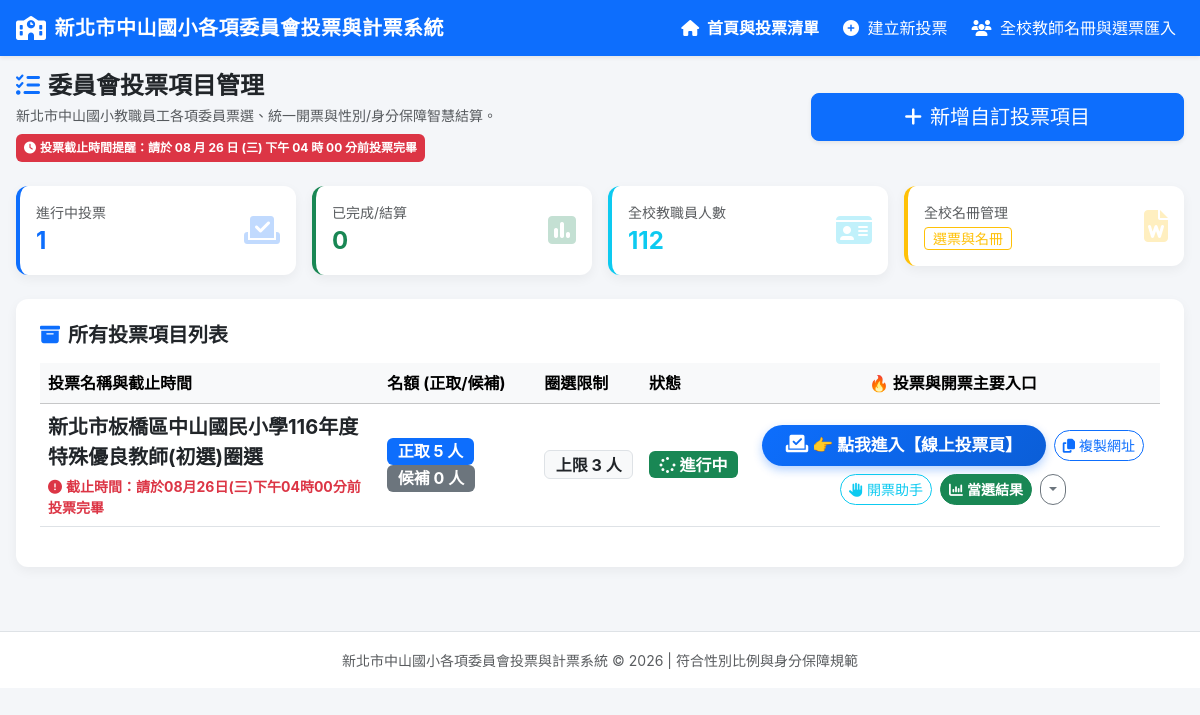
The page / on the database its author committed.
### tables this page shows
CREATE TABLE committees (
        id INTEGER PRIMARY KEY AUTOINCREMENT,
        title TEXT NOT NULL,
        description TEXT,
        seats_count INTEGER NOT NULL DEFAULT 5,
        alternate_count INTEGER NOT NULL DEFAULT 2,
        max_votes_per_ballot INTEGER NOT NULL DEFAULT 5,
        gender_rule_type TEXT NOT NULL DEFAULT 'one_third', 
        -- options: 'none', 'one_third', 'half_female', 'custom'
        min_male_count INTEGER DEFAULT 0,
        min_female_count INTEGER DEFAULT 0,
        identity_rule_type TEXT DEFAULT 'none',
        -- options: 'none', 'non_admin_half', 'custom'
        min_non_admin_count INTEGER DEFAULT 0,
        status TEXT NOT NULL DEFAULT 'draft', -- 'draft', 'active', 'closed'
        created_at DATETIME DEFAULT CURRENT_TIMESTAMP
    , auth_mode TEXT DEFAULT 'direct', show_gender INTEGER DEFAULT 1, show_admin INTEGER DEFAULT 1);

### app.py (the view)
@app.route('/')
def index():
    conn = get_db()
    cursor = conn.cursor()
    cursor.execute("SELECT * FROM committees ORDER BY id DESC")
    committees = [dict(row) for row in cursor.fetchall()]
    cursor.execute("SELECT COUNT(*) FROM teachers")
    teacher_count = cursor.fetchone()[0]
    conn.close()
    active_count = sum(1 for c in committees if c['status'] == 'active')
    closed_count = sum(1 for c in committees if c['status'] == 'closed')
    return render_template('index.html',
                           committees=committees,
                           active_count=active_count,
                           closed_count=closed_count,
                           teacher_count=teacher_count)

### db.py (called while the page is built)
def get_db():
    conn = sqlite3.connect(DB_PATH)
    conn.row_factory = sqlite3.Row
    return conn

### templates/index.html (shortened to what this page needs)
{% extends 'base.html' %}
{% block content %}
<div class="row mb-3 mb-md-4 align-items-center">
    <div class="col-md-8">
        <h3 class="fw-bold text-dark mb-1 fs-4 fs-md-3">
            <i class="fa-solid fa-list-check text-primary me-2"></i>委員會投票項目管理
        </h3>
        <p class="text-muted small mb-0">新北市中山國小教職員工各項委員票選、統一開票與性別/身分保障智慧結算。</p>
        <div class="badge bg-danger fs-7 mt-2 p-2 text-wrap text-start">
            <i class="fa-solid fa-clock me-1"></i>投票截止時間提醒：請於 08 月 26 日 (三) 下午 04 時 00 分前投票完畢
        </div>
    </div>
    <div class="col-md-4 text-md-end mt-3 mt-md-0">
        <a href="/committee/new" class="btn btn-primary btn-lg w-100 w-md-auto shadow-sm">
            <i class="fa-solid fa-plus me-2"></i>新增自訂投票項目
        </a>
    </div>
</div>
<div class="row g-2 g-md-3 mb-3 mb-md-4">
    <div class="col-6 col-md-3">
        <div class="card card-custom bg-white border-start border-4 border-primary p-2 p-md-3">
            <div class="d-flex justify-content-between align-items-center">
                <div>
                    <div class="text-muted small">進行中投票</div>
                    <div class="fs-4 fs-md-3 fw-bold text-primary">{{ active_count }}</div>
                </div>
                <i class="fa-solid fa-vote-yea fs-2 fs-md-1 text-primary opacity-25"></i>
            </div>
        </div>
    </div>
    <div class="col-6 col-md-3">
        <div class="card card-custom bg-white border-start border-4 border-success p-2 p-md-3">
            <div class="d-flex justify-content-between align-items-center">
                <div>
                    <div class="text-muted small">已完成/結算</div>
                    <div class="fs-4 fs-md-3 fw-bold text-success">{{ closed_count }}</div>
                </div>
                <i class="fa-solid fa-square-poll-vertical fs-2 fs-md-1 text-success opacity-25"></i>
            </div>
        </div>
    </div>
    <div class="col-6 col-md-3">
        <div class="card card-custom bg-white border-start border-4 border-info p-2 p-md-3">
            <div class="d-flex justify-content-between align-items-center">
                <div>
                    <div class="text-muted small">全校教職員人數</div>
                    <div class="fs-4 fs-md-3 fw-bold text-info">{{ teacher_count }}</div>
                </div>
                <i class="fa-solid fa-id-card fs-2 fs-md-1 text-info opacity-25"></i>
            </div>
        </div>
    </div>
    <div class="col-6 col-md-3">
        <div class="card card-custom bg-white border-start border-4 border-warning p-2 p-md-3">
            <div class="d-flex justify-content-between align-items-center">
                <div>
                    <div class="text-muted small">全校名冊管理</div>
                    <a href="/roster" class="btn btn-sm btn-outline-warning mt-1 py-0 px-2 small">選票與名冊</a>
                </div>
                <i class="fa-solid fa-file-word fs-2 fs-md-1 text-warning opacity-25"></i>
            </div>
        </div>
    </div>
</div>
<div class="card card-custom bg-white p-3 p-md-4">
    <h5 class="fw-bold mb-3"><i class="fa-solid fa-box-archive me-2 text-primary"></i>所有投票項目列表</h5>
    {% if not committees %}
    <div class="text-center py-5 text-muted">
        <i class="fa-solid fa-folder-open fs-1 mb-3 text-secondary"></i>
        <h5>目前尚無任何投票項目</h5>
        <p>點擊上方「新增自訂投票項目」按鈕開始設定！</p>
    </div>
    {% else %}
    <div class="table-responsive d-none d-md-block">
        <table class="table table-hover align-middle">
            <thead class="table-light">
                <tr>
                    <th>投票名稱與截止時間</th>
                    <th>名額 (正取/候補)</th>
                    <th>圈選限制</th>
                    <th>狀態</th>
                    <th class="text-center">🔥 投票與開票主要入口</th>
                </tr>
            </thead>
            <tbody>
                {% for c in committees %}
                <tr>
                    <td>
                        <strong class="fs-5 text-dark">{{ c.title }}</strong>
                        <div class="text-danger fw-bold small mt-1">
                            <i class="fa-solid fa-circle-exclamation me-1"></i>截止時間：請於08月26日(三)下午04時00分前投票完畢
                        </div>
                    </td>
                    <td>
                        <span class="badge bg-primary fs-6">正取 {{ c.seats_count }} 人</span>
                        <span class="badge bg-secondary fs-6">候補 {{ c.alternate_count }} 人</span>
                    </td>
                    <td><span class="badge bg-light text-dark border fs-6">上限 {{ c.max_votes_per_ballot }} 人</span></td>
                    <td>
                        {% if c.status == 'active' %}
                        <span class="badge bg-success fs-6"><i class="fa-solid fa-spinner fa-spin me-1"></i>進行中</span>
                        {% elif c.status == 'closed' %}
                        <span class="badge bg-secondary fs-6">已截止</span>
                        {% else %}
                        <span class="badge bg-warning text-dark fs-6">草稿備妥</span>
                        {% endif %}
                    </td>
                    <td class="text-center py-3">
                        <div class="d-flex justify-content-center align-items-center gap-2 flex-wrap">
                            <a href="/vote/{{ c.id }}" class="btn btn-vote-prominent px-4 py-2 fw-bold rounded-pill" target="_blank">
                                <i class="fa-solid fa-check-to-slot me-1 fs-5"></i>👉 點我進入【線上投票頁】
                            </a>
                            <button class="btn btn-outline-primary btn-sm rounded-pill" onclick="copyVoteUrl({{ c.id }})" title="複製投票網址給老師">
                                <i class="fa-solid fa-copy me-1"></i>複製網址
                            </button>
                            <a href="/manual_count/{{ c.id }}" class="btn btn-sm btn-outline-info rounded-pill">
                                <i class="fa-solid fa-hand me-1"></i>開票助手
                            </a>
                            <a href="/result/{{ c.id }}" class="btn btn-sm btn-success fw-bold rounded-pill">
                                <i class="fa-solid fa-chart-column me-1"></i>當選結果
                            </a>
                            <button class="btn btn-sm btn-outline-secondary dropdown-toggle rounded-pill" data-bs-toggle="dropdown"></button>
                        </div>
                    </td>
                </tr>
                {% endfor %}
            </tbody>
        </table>
    </div>
    {% endif %}
</div>
{% endblock %}

### templates/base.html (style rules this page uses)
body { background-color: #f4f6f9; font-family: -apple-system, BlinkMacSystemFont, "Segoe UI", Roboto, "Helvetica Neue", Arial, "Microsoft JhengHei", sans-serif; overflow-x: hidden; }
.card-custom { border: none; border-radius: 12px; box-shadow: 0 4px 12px rgba(0,0,0,0.05); transition: transform 0.2s ease, box-shadow 0.2s ease; }
.btn-vote-prominent { background: linear-gradient(135deg, #0d6efd 0%, #0b5ed7 100%); color: white !important; font-size: 1.05rem; box-shadow: 0 4px 10px rgba(13, 110, 253, 0.3); border: none; transition: all 0.2s ease; }

### rows shown on the page
committees: title "新北市板橋區中山國民小學116年度特殊優良教師(初選)圈選", seats_count "5", alternate_count "0", max_votes_per_ballot "3", status "active" (drawn)

### other values the page prints
{{ active_count }} "1"
{{ closed_count }} "0"
{{ teacher_count }} "112"
